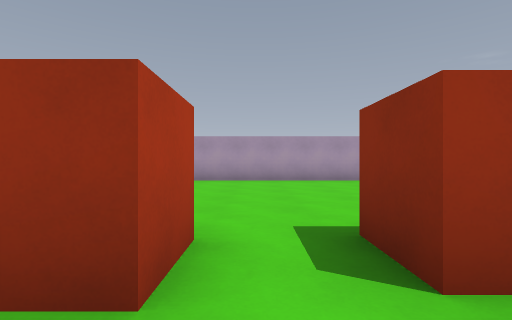
[1] (above)

24 first-person views from a walk through a Godot game level. The camera is 1.2 m above the floor, looks level and sees 85° across. The floor is counted in squares, 2 m on a side. Each view is taken from the middle of a square. On the plan, view 1 faces up. The plan holds only what a view shows up to about 9 squares ahead; the rest is blank. Characters and animated objects are left out. Surface patterns are stand-ins for the level's own textures.

[2]
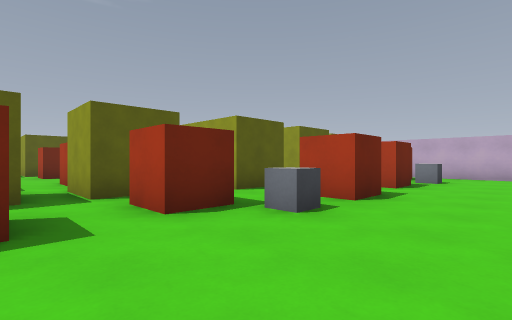

[3]
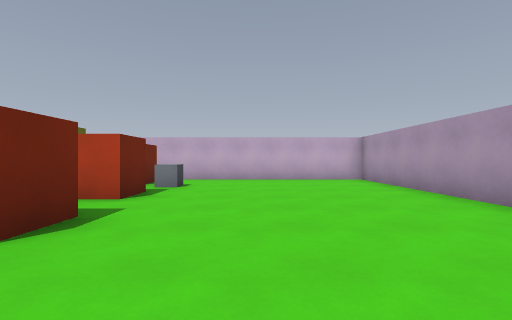

[4]
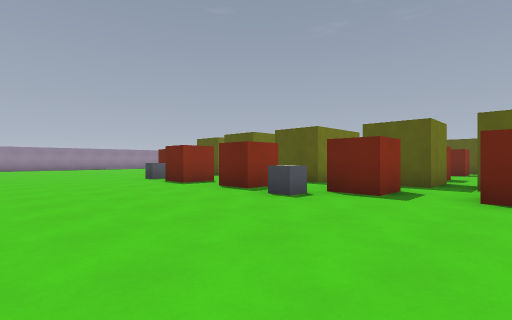

[5]
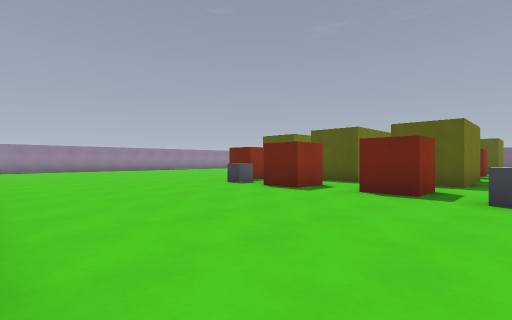

[6]
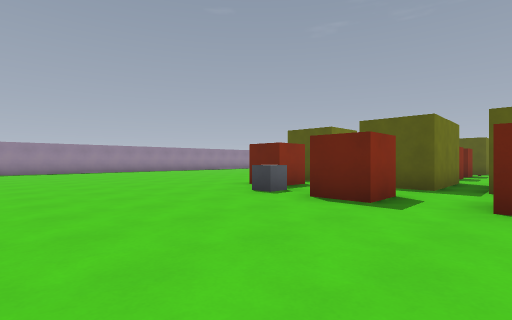

[7]
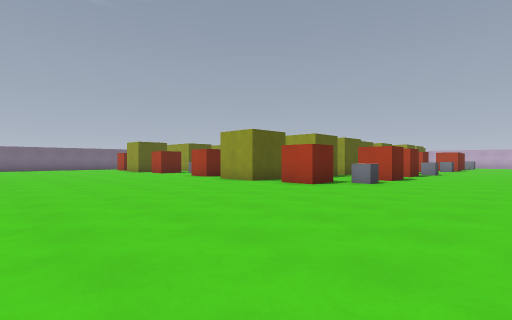

[8]
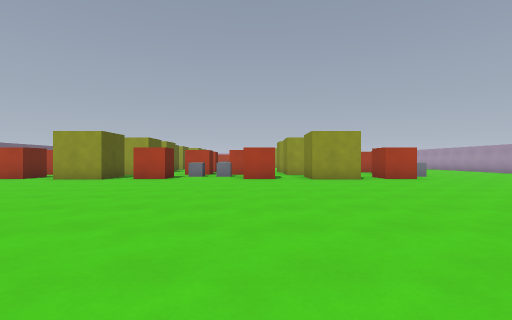

[9]
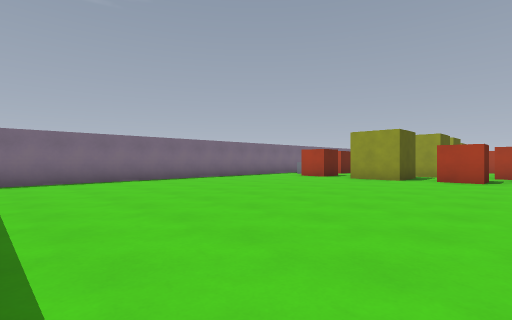

[10]
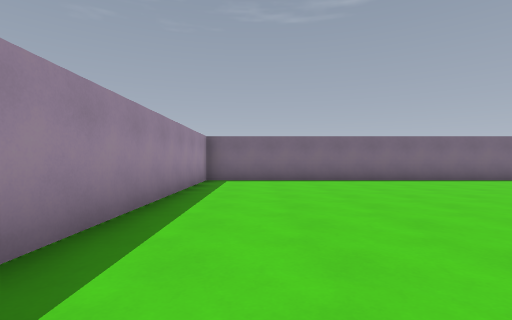

[11]
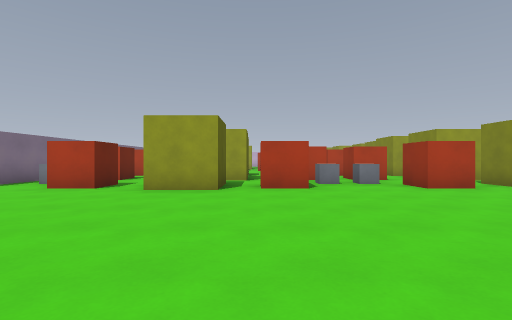

[12]
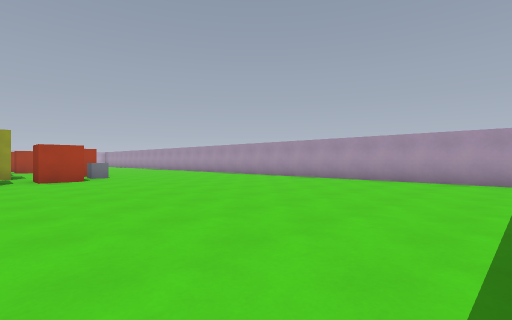

[13]
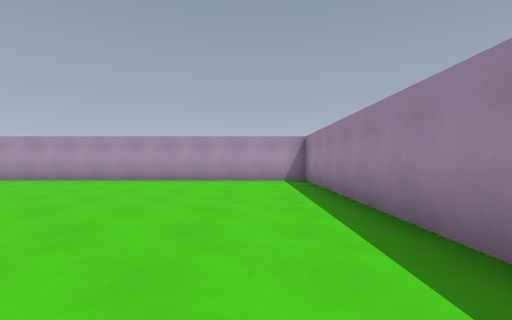

[14]
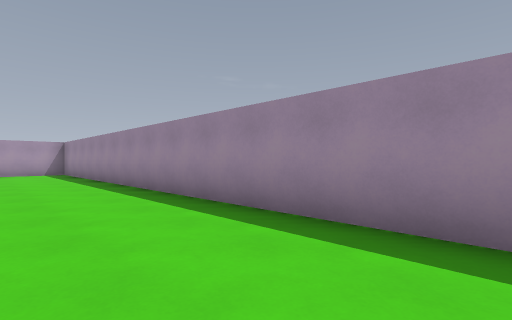

[15]
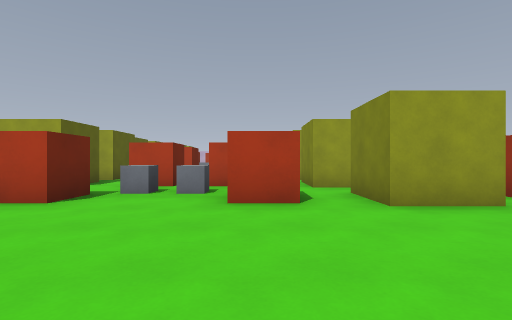

[16]
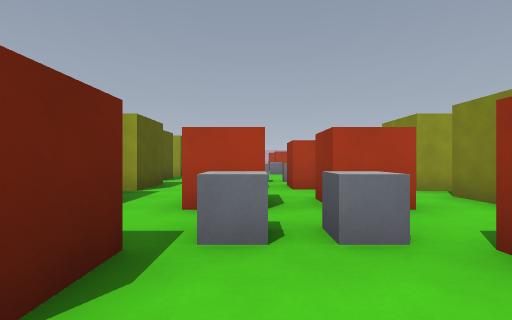

[17]
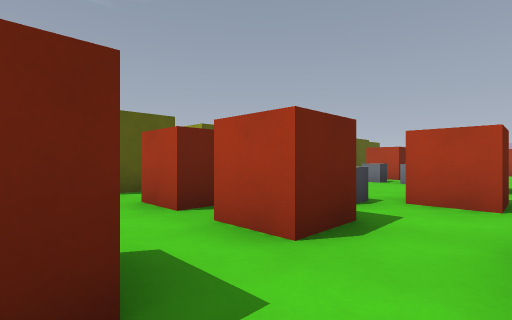

[18]
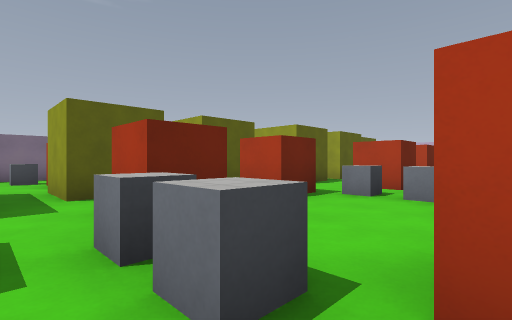

[19]
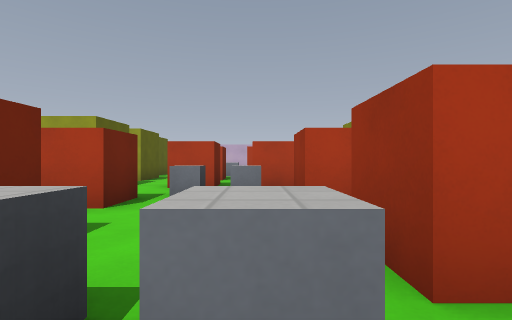

[20]
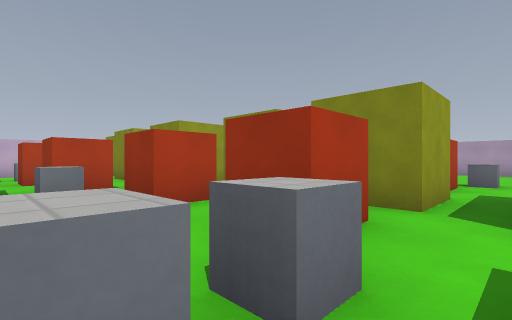

[21]
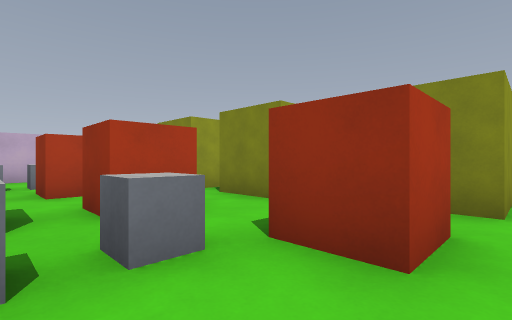

[22]
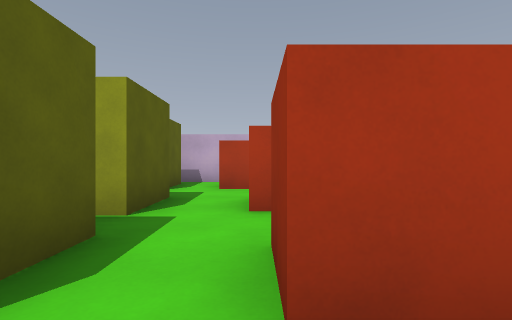

[23]
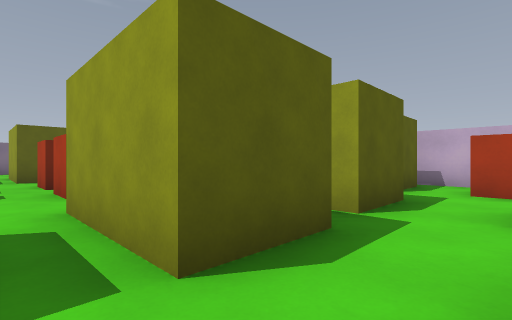

[24]
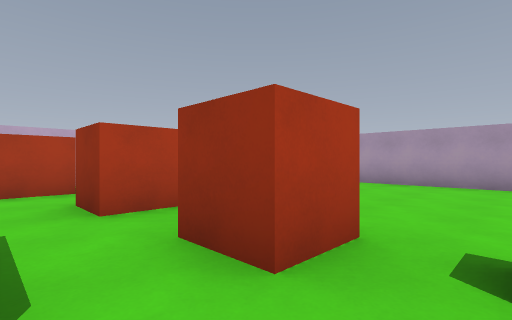

### Floor plan
Key: @ floor where view 1 was taken; # wall or solid block; x gap in a wall; . floor; ^ raised ledge.
Columns run from 10 left of view 1 to 19 right of it. Each row starts with its distance up from view 1.
  9 ##############     ###########
  8 #............................#
  7 #............................#
  6 #............................#
  5 #............................#
  4 #............................#
  3 #...#.##^...^...#.^..........#
  2 #.#.#.##.#.##.#....#.........#
  1 #........x.........x.........#
  0 ###.####.#@####.####.........#
 -1     ####.#.####.####.........#
 -2     ##.......................#
 -3        #.#.##.....##.........#
 -4 #..##.##^...^.#.#.^..........#
 -5 # .##.##^...^.#.#.^..........#
 -6        #.#.##......#.........#
 -7     .....x  .......x.........#
 -8     #### # #### ####.........#
 -9        #    #      #.........#
-10             ..   ............#
-11             ..  ..##.........#
-12             ^.  #.^..........#
-13             .    ............#
-14             ##   #############

Where each view was taken, in squares from view 1:
view 1: 0 up, 0 right, facing up
view 2: 5 up, 1 right, facing down-left
view 3: 5 up, 1 left, facing left
view 4: 7 up, 1 left, facing down-right
view 5: 8 up, 2 right, facing down-right
view 6: 7 up, 4 right, facing down-right
view 7: 6 up, 15 right, facing down-left
view 8: 3 down, 18 right, facing left
view 9: 5 down, 18 right, facing down-left
view 10: 5 down, 17 right, facing down
view 11: 7 down, 15 right, facing left
view 12: 0 up, 18 right, facing up-left
view 13: 0 up, 17 right, facing up
view 14: 5 down, 16 right, facing up-right
view 15: 3 down, 13 right, facing left
view 16: 5 down, 10 right, facing left
view 17: 2 down, 6 right, facing down-left
view 18: 3 down, 3 right, facing down-left
view 19: 4 down, 3 right, facing left
view 20: 5 down, 3 right, facing up-left
view 21: 5 down, 0 right, facing up-left
view 22: 2 up, 2 left, facing left
view 23: 2 up, 2 left, facing down-left
view 24: 1 up, 2 left, facing up-left
